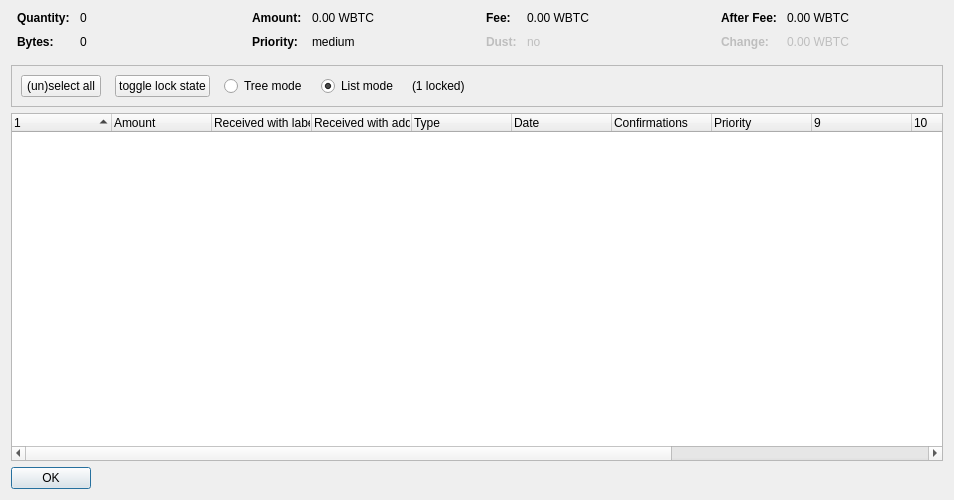
<?xml version="1.0" encoding="UTF-8"?>
<ui version="4.0">
 <class>CoinControlDialog</class>
 <widget class="QDialog" name="CoinControlDialog">
  <property name="geometry">
   <rect>
    <x>0</x>
    <y>0</y>
    <width>954</width>
    <height>500</height>
   </rect>
  </property>
  <property name="windowTitle">
   <string>Coin Selection</string>
  </property>
  <layout class="QVBoxLayout" name="verticalLayout">
   <item>
    <layout class="QHBoxLayout" name="horizontalLayoutTop" stretch="0,0,0,0">
     <property name="topMargin">
      <number>0</number>
     </property>
     <property name="bottomMargin">
      <number>10</number>
     </property>
     <item>
      <layout class="QFormLayout" name="formLayoutCoinControl1">
       <property name="horizontalSpacing">
        <number>10</number>
       </property>
       <property name="verticalSpacing">
        <number>10</number>
       </property>
       <property name="leftMargin">
        <number>6</number>
       </property>
       <property name="rightMargin">
        <number>6</number>
       </property>
       <item row="0" column="0">
        <widget class="QLabel" name="labelCoinControlQuantityText">
         <property name="font">
          <font>
           <weight>75</weight>
           <bold>true</bold>
          </font>
         </property>
         <property name="text">
          <string>Quantity:</string>
         </property>
        </widget>
       </item>
       <item row="0" column="1">
        <widget class="QLabel" name="labelCoinControlQuantity">
         <property name="cursor">
          <cursorShape>IBeamCursor</cursorShape>
         </property>
         <property name="contextMenuPolicy">
          <enum>Qt::ActionsContextMenu</enum>
         </property>
         <property name="text">
          <string notr="true">0</string>
         </property>
         <property name="textInteractionFlags">
          <set>Qt::LinksAccessibleByMouse|Qt::TextSelectableByKeyboard|Qt::TextSelectableByMouse</set>
         </property>
        </widget>
       </item>
       <item row="1" column="0">
        <widget class="QLabel" name="labelCoinControlBytesText">
         <property name="font">
          <font>
           <weight>75</weight>
           <bold>true</bold>
          </font>
         </property>
         <property name="text">
          <string>Bytes:</string>
         </property>
        </widget>
       </item>
       <item row="1" column="1">
        <widget class="QLabel" name="labelCoinControlBytes">
         <property name="cursor">
          <cursorShape>IBeamCursor</cursorShape>
         </property>
         <property name="contextMenuPolicy">
          <enum>Qt::ActionsContextMenu</enum>
         </property>
         <property name="text">
          <string notr="true">0</string>
         </property>
         <property name="textInteractionFlags">
          <set>Qt::LinksAccessibleByMouse|Qt::TextSelectableByKeyboard|Qt::TextSelectableByMouse</set>
         </property>
        </widget>
       </item>
      </layout>
     </item>
     <item>
      <layout class="QFormLayout" name="formLayoutCoinControl2">
       <property name="horizontalSpacing">
        <number>10</number>
       </property>
       <property name="verticalSpacing">
        <number>10</number>
       </property>
       <property name="leftMargin">
        <number>6</number>
       </property>
       <property name="rightMargin">
        <number>6</number>
       </property>
       <item row="0" column="0">
        <widget class="QLabel" name="labelCoinControlAmountText">
         <property name="font">
          <font>
           <weight>75</weight>
           <bold>true</bold>
          </font>
         </property>
         <property name="text">
          <string>Amount:</string>
         </property>
        </widget>
       </item>
       <item row="0" column="1">
        <widget class="QLabel" name="labelCoinControlAmount">
         <property name="cursor">
          <cursorShape>IBeamCursor</cursorShape>
         </property>
         <property name="contextMenuPolicy">
          <enum>Qt::ActionsContextMenu</enum>
         </property>
         <property name="text">
          <string notr="true">0.00 WBTC</string>
         </property>
         <property name="textInteractionFlags">
          <set>Qt::LinksAccessibleByMouse|Qt::TextSelectableByKeyboard|Qt::TextSelectableByMouse</set>
         </property>
        </widget>
       </item>
       <item row="1" column="0">
        <widget class="QLabel" name="labelCoinControlPriorityText">
         <property name="font">
          <font>
           <weight>75</weight>
           <bold>true</bold>
          </font>
         </property>
         <property name="text">
          <string>Priority:</string>
         </property>
        </widget>
       </item>
       <item row="1" column="1">
        <widget class="QLabel" name="labelCoinControlPriority">
         <property name="cursor">
          <cursorShape>IBeamCursor</cursorShape>
         </property>
         <property name="contextMenuPolicy">
          <enum>Qt::ActionsContextMenu</enum>
         </property>
         <property name="text">
          <string>medium</string>
         </property>
         <property name="textInteractionFlags">
          <set>Qt::LinksAccessibleByMouse|Qt::TextSelectableByKeyboard|Qt::TextSelectableByMouse</set>
         </property>
        </widget>
       </item>
      </layout>
     </item>
     <item>
      <layout class="QFormLayout" name="formLayoutCoinControl3">
       <property name="horizontalSpacing">
        <number>10</number>
       </property>
       <property name="verticalSpacing">
        <number>10</number>
       </property>
       <property name="leftMargin">
        <number>6</number>
       </property>
       <property name="rightMargin">
        <number>6</number>
       </property>
       <item row="0" column="0">
        <widget class="QLabel" name="labelCoinControlFeeText">
         <property name="font">
          <font>
           <weight>75</weight>
           <bold>true</bold>
          </font>
         </property>
         <property name="text">
          <string>Fee:</string>
         </property>
        </widget>
       </item>
       <item row="0" column="1">
        <widget class="QLabel" name="labelCoinControlFee">
         <property name="cursor">
          <cursorShape>IBeamCursor</cursorShape>
         </property>
         <property name="contextMenuPolicy">
          <enum>Qt::ActionsContextMenu</enum>
         </property>
         <property name="text">
          <string notr="true">0.00 WBTC</string>
         </property>
         <property name="textInteractionFlags">
          <set>Qt::LinksAccessibleByMouse|Qt::TextSelectableByKeyboard|Qt::TextSelectableByMouse</set>
         </property>
        </widget>
       </item>
       <item row="1" column="0">
        <widget class="QLabel" name="labelCoinControlLowOutputText">
         <property name="enabled">
          <bool>false</bool>
         </property>
         <property name="font">
          <font>
           <weight>75</weight>
           <bold>true</bold>
          </font>
         </property>
         <property name="text">
          <string>Dust:</string>
         </property>
        </widget>
       </item>
       <item row="1" column="1">
        <widget class="QLabel" name="labelCoinControlLowOutput">
         <property name="enabled">
          <bool>false</bool>
         </property>
         <property name="cursor">
          <cursorShape>IBeamCursor</cursorShape>
         </property>
         <property name="contextMenuPolicy">
          <enum>Qt::ActionsContextMenu</enum>
         </property>
         <property name="text">
          <string>no</string>
         </property>
         <property name="textInteractionFlags">
          <set>Qt::LinksAccessibleByMouse|Qt::TextSelectableByKeyboard|Qt::TextSelectableByMouse</set>
         </property>
        </widget>
       </item>
      </layout>
     </item>
     <item>
      <layout class="QFormLayout" name="formLayoutCoinControl4">
       <property name="horizontalSpacing">
        <number>10</number>
       </property>
       <property name="verticalSpacing">
        <number>10</number>
       </property>
       <property name="leftMargin">
        <number>6</number>
       </property>
       <property name="rightMargin">
        <number>6</number>
       </property>
       <item row="0" column="0">
        <widget class="QLabel" name="labelCoinControlAfterFeeText">
         <property name="font">
          <font>
           <weight>75</weight>
           <bold>true</bold>
          </font>
         </property>
         <property name="text">
          <string>After Fee:</string>
         </property>
        </widget>
       </item>
       <item row="0" column="1">
        <widget class="QLabel" name="labelCoinControlAfterFee">
         <property name="cursor">
          <cursorShape>IBeamCursor</cursorShape>
         </property>
         <property name="contextMenuPolicy">
          <enum>Qt::ActionsContextMenu</enum>
         </property>
         <property name="text">
          <string notr="true">0.00 WBTC</string>
         </property>
         <property name="textInteractionFlags">
          <set>Qt::LinksAccessibleByMouse|Qt::TextSelectableByKeyboard|Qt::TextSelectableByMouse</set>
         </property>
        </widget>
       </item>
       <item row="1" column="0">
        <widget class="QLabel" name="labelCoinControlChangeText">
         <property name="enabled">
          <bool>false</bool>
         </property>
         <property name="font">
          <font>
           <weight>75</weight>
           <bold>true</bold>
          </font>
         </property>
         <property name="text">
          <string>Change:</string>
         </property>
        </widget>
       </item>
       <item row="1" column="1">
        <widget class="QLabel" name="labelCoinControlChange">
         <property name="enabled">
          <bool>false</bool>
         </property>
         <property name="cursor">
          <cursorShape>IBeamCursor</cursorShape>
         </property>
         <property name="contextMenuPolicy">
          <enum>Qt::ActionsContextMenu</enum>
         </property>
         <property name="text">
          <string notr="true">0.00 WBTC</string>
         </property>
         <property name="textInteractionFlags">
          <set>Qt::LinksAccessibleByMouse|Qt::TextSelectableByKeyboard|Qt::TextSelectableByMouse</set>
         </property>
        </widget>
       </item>
      </layout>
     </item>
    </layout>
   </item>
   <item>
    <widget class="QFrame" name="frame">
     <property name="minimumSize">
      <size>
       <width>0</width>
       <height>40</height>
      </size>
     </property>
     <property name="frameShape">
      <enum>QFrame::StyledPanel</enum>
     </property>
     <property name="frameShadow">
      <enum>QFrame::Sunken</enum>
     </property>
     <layout class="QHBoxLayout" name="horizontalLayout">
      <item>
       <layout class="QHBoxLayout" name="horizontalLayoutPanel" stretch="0,0,0,0,0,0">
        <property name="spacing">
         <number>14</number>
        </property>
        <item>
         <widget class="QPushButton" name="pushButtonSelectAll">
          <property name="sizePolicy">
           <sizepolicy hsizetype="Maximum" vsizetype="Fixed">
            <horstretch>0</horstretch>
            <verstretch>0</verstretch>
           </sizepolicy>
          </property>
          <property name="text">
           <string>(un)select all</string>
          </property>
          <property name="autoDefault">
           <bool>false</bool>
          </property>
         </widget>
        </item>
        <item>
         <widget class="QPushButton" name="pushButtonToggleLock">
          <property name="sizePolicy">
           <sizepolicy hsizetype="Maximum" vsizetype="Fixed">
            <horstretch>0</horstretch>
            <verstretch>0</verstretch>
           </sizepolicy>
          </property>
          <property name="text">
           <string>toggle lock state</string>
          </property>
          <property name="autoDefault">
           <bool>false</bool>
          </property>
         </widget>
        </item>
        <item>
         <widget class="QRadioButton" name="radioTreeMode">
          <property name="sizePolicy">
           <sizepolicy hsizetype="Maximum" vsizetype="Fixed">
            <horstretch>0</horstretch>
            <verstretch>0</verstretch>
           </sizepolicy>
          </property>
          <property name="text">
           <string>Tree mode</string>
          </property>
         </widget>
        </item>
        <item>
         <widget class="QRadioButton" name="radioListMode">
          <property name="sizePolicy">
           <sizepolicy hsizetype="Maximum" vsizetype="Fixed">
            <horstretch>0</horstretch>
            <verstretch>0</verstretch>
           </sizepolicy>
          </property>
          <property name="text">
           <string>List mode</string>
          </property>
          <property name="checked">
           <bool>true</bool>
          </property>
         </widget>
        </item>
        <item>
         <widget class="QLabel" name="labelLocked">
          <property name="text">
           <string>(1 locked)</string>
          </property>
         </widget>
        </item>
        <item>
         <spacer name="horizontalSpacer">
          <property name="orientation">
           <enum>Qt::Horizontal</enum>
          </property>
          <property name="sizeHint" stdset="0">
           <size>
            <width>40</width>
            <height>20</height>
           </size>
          </property>
         </spacer>
        </item>
       </layout>
      </item>
     </layout>
    </widget>
   </item>
   <item>
    <widget class="CoinControlTreeWidget" name="treeWidget">
     <property name="contextMenuPolicy">
      <enum>Qt::CustomContextMenu</enum>
     </property>
     <property name="sortingEnabled">
      <bool>false</bool>
     </property>
     <property name="columnCount">
      <number>13</number>
     </property>
     <attribute name="headerShowSortIndicator" stdset="0">
      <bool>true</bool>
     </attribute>
     <attribute name="headerStretchLastSection">
      <bool>false</bool>
     </attribute>
     <column>
      <property name="text">
       <string/>
      </property>
     </column>
     <column>
      <property name="text">
       <string>Amount</string>
      </property>
     </column>
     <column>
      <property name="text">
       <string>Received with label</string>
      </property>
     </column>
     <column>
      <property name="text">
       <string>Received with address</string>
      </property>
     </column>
     <column>
      <property name="text">
	<string>Type</string>
      </property>
     </column>
     <column>
      <property name="text">	 
       <string>Date</string>
      </property>
     </column>
     <column>
      <property name="text">
       <string>Confirmations</string>
      </property>
      <property name="toolTip">
       <string>Confirmed</string>
      </property>
     </column>
     <column>
      <property name="text">
       <string>Priority</string>
      </property>
     </column>
     <column>
      <property name="text">
       <string/>
      </property>
     </column>
     <column>
      <property name="text">
       <string/>
      </property>
     </column>
     <column>
      <property name="text">
       <string/>
      </property>
     </column>
     <column>
      <property name="text">
       <string/>
      </property>
     </column>
     <column>
      <property name="text">
       <string/>
      </property>
     </column>
    </widget>
   </item>
   <item>
    <widget class="QDialogButtonBox" name="buttonBox">
     <property name="sizePolicy">
      <sizepolicy hsizetype="Maximum" vsizetype="Fixed">
       <horstretch>0</horstretch>
       <verstretch>0</verstretch>
      </sizepolicy>
     </property>
     <property name="orientation">
      <enum>Qt::Horizontal</enum>
     </property>
     <property name="standardButtons">
      <set>QDialogButtonBox::Ok</set>
     </property>
    </widget>
   </item>
  </layout>
 </widget>
 <customwidgets>
  <customwidget>
   <class>CoinControlTreeWidget</class>
   <extends>QTreeWidget</extends>
   <header>coincontroltreewidget.h</header>
  </customwidget>
 </customwidgets>
 <resources/>
 <connections/>
</ui>
